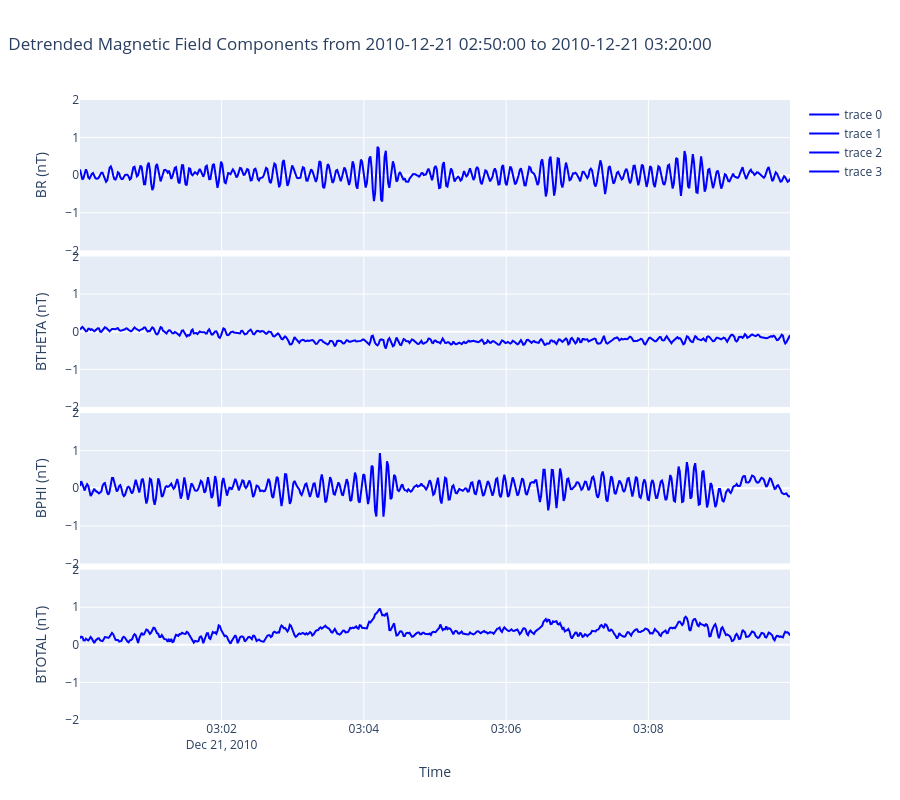

This figure's notebook cell:
### Code cell
fig=make_subplots(rows=4,cols=1,

                  shared_xaxes='all',
                  shared_yaxes='all',
                  vertical_spacing=0.01)
fig.add_trace(go.Scatter(x=pd.to_datetime(df['TIME']),y=df['dB_R'],mode='lines',
                        #  name='BR',
                         line=dict(color='blue')),row=1,col=1)
fig.add_trace(go.Scatter(x=pd.to_datetime(df['TIME']),y=df['dB_THETA'],mode='lines',
                        #  name='BTHETA',
                         line=dict(color='blue')),row=2,col=1)
fig.add_trace(go.Scatter(x=pd.to_datetime(df['TIME']),y=df['dB_PHI'],mode='lines',
                        #  name='BPHI',
                         line=dict(color='blue')),row=3,col=1)
fig.add_trace(go.Scatter(x=pd.to_datetime(df['TIME']),y=df['dB_TOTAL'],mode='lines',
                        #  name='BTOTAL',
                         line=dict(color='blue')),row=4,col=1)

# set ylim for all subplots to be the same
fig.update_yaxes(range=[-2,2])

fig.update_xaxes(title_text="Time",row=4,col=1)
fig.update_yaxes(title_text="BR (nT)",row=1,col=1)
fig.update_yaxes(title_text="BTHETA (nT)",row=2,col=1)
fig.update_yaxes(title_text="BPHI (nT)",row=3,col=1)
fig.update_yaxes(title_text="BTOTAL (nT)",row=4,col=1)


#center title
fig.update_layout(height=800,title_text="Detrended Magnetic Field Components from 2010-12-21 02:50:00 to 2010-12-21 03:20:00",title_x=0.4)
fig.show()

### Figure 1 — Plotly figure (JSON) as saved in the notebook; plotly's stock layout.template omitted (floating-point values rounded to 4 significant figures; data arrays with more than 128 entries replaced by an {"elided": "..."} marker saying what was removed)
{"data": [{"line": {"color": "blue"}, "mode": "lines", "type": "scatter", "x": {"elided": "600 str values"}, "xaxis": "x", "y": {"elided": "600 float values"}, "yaxis": "y"}, {"line": {"color": "blue"}, "mode": "lines", "type": "scatter", "x": {"elided": "600 str values"}, "xaxis": "x2", "y": {"elided": "600 float values"}, "yaxis": "y2"}, {"line": {"color": "blue"}, "mode": "lines", "type": "scatter", "x": {"elided": "600 str values"}, "xaxis": "x3", "y": {"elided": "600 float values"}, "yaxis": "y3"}, {"line": {"color": "blue"}, "mode": "lines", "type": "scatter", "x": {"elided": "600 str values"}, "xaxis": "x4", "y": {"elided": "600 float values"}, "yaxis": "y4"}], "layout": {"height": 800, "title": {"text": "Detrended Magnetic Field Components from 2010-12-21 02:50:00 to 2010-12-21 03:20:00", "x": 0.4}, "xaxis": {"anchor": "y", "domain": [0, 1], "matches": "x4", "showticklabels": false}, "xaxis2": {"anchor": "y2", "domain": [0, 1], "matches": "x4", "showticklabels": false}, "xaxis3": {"anchor": "y3", "domain": [0, 1], "matches": "x4", "showticklabels": false}, "xaxis4": {"anchor": "y4", "domain": [0, 1], "title": {"text": "Time"}}, "yaxis": {"anchor": "x", "domain": [0.7575, 1], "matches": "y4", "range": [-2, 2], "title": {"text": "BR (nT)"}}, "yaxis2": {"anchor": "x2", "domain": [0.505, 0.7475], "matches": "y4", "range": [-2, 2], "title": {"text": "BTHETA (nT)"}}, "yaxis3": {"anchor": "x3", "domain": [0.2525, 0.495], "matches": "y4", "range": [-2, 2], "title": {"text": "BPHI (nT)"}}, "yaxis4": {"anchor": "x4", "domain": [0, 0.2425], "range": [-2, 2], "title": {"text": "BTOTAL (nT)"}}}}
